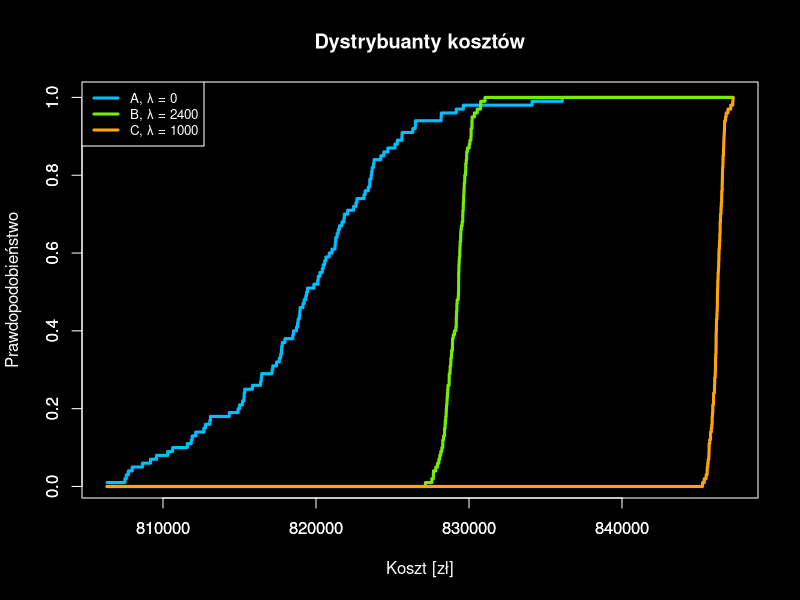

Write R code to recreate this figure.
costs_0 <- read.csv("../task_2/koszty_dla_0.csv", sep = "\t")$cost
costs_2000 <- read.csv("../task_2/koszty_dla_2000.csv", sep = "\t")$cost
costs_4000 <- read.csv("../task_2/koszty_dla_4000.csv", sep = "\t")$cost

costs_all <- c(costs_0, costs_2000, costs_4000)
xs <- seq(min(costs_all), max(costs_all), by = 1)

filename <- "../Obrazy/Wykres_dystrybuant.png"  
png(filename, width = 200, height = 200, units = "mm", res = 300)

# Ciemne tło
par(bg = "black", col.axis = "white", col.lab = "white", col.main = "white")

# Wykres
plot(xs, ecdf(costs_0)(xs), type = "l", xlab = "Koszt [zł]", ylab = "Prawdopodobieństwo",
     col = "deepskyblue", lwd = 3, main = "Dystrybuanty kosztów")

lines(xs, ecdf(costs_2000)(xs), col = "chartreuse2", lwd = 3)
lines(xs, ecdf(costs_4000)(xs), col = "orange", lwd = 3)

# Osie i ramka w białym kolorze
axis(1, col = "white", col.axis = "white")
axis(2, col = "white", col.axis = "white")
box(col = "white")

legend("topleft",
       legend = c("A, λ = 0", "B, λ = 2400", "C, λ = 1000"),
       col = c("deepskyblue", "chartreuse2", "orange"),
       lty = 1, lwd = 3,
       text.col = "white", bg = "black", box.col = "white",
       cex = 0.8)  # ← zmniejszenie rozmiaru legendy

dev.off()